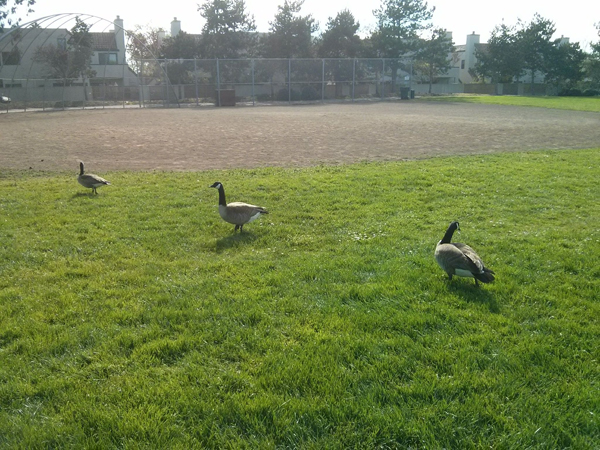
#> input picture ducks.jpg, 600 x 450 px
$ jupyter execute --allow-errors image_utils.ipynb   (shell and % lines are left out)   (older library calls are emulated)
#> lines starting #> are read from the running program, lines starting #| are printed output that depends on the picture
### image_utils.py
'''
Copyright (c) 2015, Boris Babenko
All rights reserved.

Redistribution and use in source and binary forms, with or without modification, are permitted
provided that the following conditions are met:

* Redistributions of source code must retain the above copyright notice, this list of conditions and
  the following disclaimer.

* Redistributions in binary form must reproduce the above copyright notice, this list of conditions
  and the following disclaimer in the documentation and/or other materials provided with the
  distribution.

* Neither the name of image_utils nor the names of its contributors may be used to endorse or
  promote products derived from this software without specific prior written permission.

THIS SOFTWARE IS PROVIDED BY THE COPYRIGHT HOLDERS AND CONTRIBUTORS "AS IS" AND ANY EXPRESS OR
IMPLIED WARRANTIES, INCLUDING, BUT NOT LIMITED TO, THE IMPLIED WARRANTIES OF MERCHANTABILITY AND
FITNESS FOR A PARTICULAR PURPOSE ARE DISCLAIMED. IN NO EVENT SHALL THE COPYRIGHT HOLDER OR
CONTRIBUTORS BE LIABLE FOR ANY DIRECT, INDIRECT, INCIDENTAL, SPECIAL, EXEMPLARY, OR CONSEQUENTIAL
DAMAGES (INCLUDING, BUT NOT LIMITED TO, PROCUREMENT OF SUBSTITUTE GOODS OR SERVICES; LOSS OF USE,
DATA, OR PROFITS; OR BUSINESS INTERRUPTION) HOWEVER CAUSED AND ON ANY THEORY OF LIABILITY, WHETHER
IN CONTRACT, STRICT LIABILITY, OR TORT (INCLUDING NEGLIGENCE OR OTHERWISE) ARISING IN ANY WAY OUT OF
THE USE OF THIS SOFTWARE, EVEN IF ADVISED OF THE POSSIBILITY OF SUCH DAMAGE.
'''

import cv2
import numpy as np
from collections import namedtuple

# [15 lines left out: function gblur, not called in this run]

# convinience wrapper around color space enums in cv2 (essentially a dedicated namespace for them)
_COLORSPACE_NAME_TO_CV2_ENUM = {
    'luv': cv2.COLOR_RGB2LUV,
    'hsv': cv2.COLOR_RGB2HSV,
    'lab': cv2.COLOR_RGB2LAB,
    'gray': cv2.COLOR_RGB2GRAY,
    'grey': cv2.COLOR_RGB2GRAY,
}
COLORSPACE = namedtuple(
        'COLORSPACE', _COLORSPACE_NAME_TO_CV2_ENUM.keys())(*_COLORSPACE_NAME_TO_CV2_ENUM.values())

# [15 lines left out: function rgb_convert, not called in this run]

# convinience wrapper around border style enums in cv2 (essentially a dedicated namespace for them)
_PAD_STYLE_TO_CV2_ENUM = {
    'reflect': cv2.BORDER_REFLECT_101, # not sure why you'd ever want cv2.BORDER_REFLECT
    'replicate': cv2.BORDER_REPLICATE,
    'constant': cv2.BORDER_CONSTANT,
}
PAD_STYLE = namedtuple(
        'PAD_STYLE', _PAD_STYLE_TO_CV2_ENUM.keys())(*_PAD_STYLE_TO_CV2_ENUM.values())

def pad(image,
        (pad_left, pad_right),
        (pad_top, pad_bottom),
        pad_style=PAD_STYLE.reflect,
        pad_constant=0):
    """
    Convenience wrapper around `cv2.copyMakeBorder`.

    Parameters
    ----------
    image: 2D or 3D numpy array
    (pad_left, pad_right): horizontal pad amounts, will be cast to ints
    (pad_top, pad_bottom): vertical pad amounts, will be cast to ints
    pad_style: one of cv2.BORDER* enums, see PAD_STYLE as a convinience wrapper for that
    pad_constant: if pad style is `constant`, fill with this value

    Returns
    -------
    """
    padded_image = cv2.copyMakeBorder(
                image, pad_top, pad_bottom, pad_left, pad_right, pad_style, value=pad_constant)
    assert padded_image.shape[:2] == (image.shape[0] + pad_top + pad_bottom,
                                      image.shape[1] + pad_left + pad_right)
    assert padded_image.ndim == image.ndim
    return padded_image

def crop(image, (left_x, top_y, width, height), pad_style=PAD_STYLE.reflect, pad_constant=0):
    """
    Crop a patch from an image given a bounding box.  The bounding box is allowed to go outside the
    bounds of the image, in which case the image will first be padded with the specified padding
    style.

    Parameters
    ----------
    image : 2D or 3D numpy array
    (left_x, top_y, width, height) : bounding box parameters, will be cast to ints
    pad_style: one of cv2.BORDER* enums, see PAD_STYLE as a convinience wrapper for that
    pad_constant: if pad style is `constant`, fill with this value

    Returns
    -------
    patch : 2D or 3D numpy array with specified width and height

    """
    pad_left, pad_right, pad_top, pad_bottom = 0, 0, 0, 0
    left_x, top_y, width, height = int(left_x), int(top_y), int(width), int(height)

    if left_x + width > image.shape[1]:
        pad_right = left_x + width - image.shape[1]
    if top_y + height > image.shape[0]:
        pad_bottom = top_y + height - image.shape[0]
    if left_x < 0:
        pad_left = -left_x
        left_x = 0
    if top_y < 0:
        pad_top = -top_y
        top_y = 0

    if pad_left or pad_right or pad_top or pad_bottom:
        image = pad(image,
                    (pad_left, pad_right),
                    (pad_top, pad_bottom),
                    pad_style,
                    pad_constant=pad_constant)
    cropped_image = image[top_y:top_y+height, left_x:left_x+width,...]
    assert cropped_image.shape[:2] == (height, width)
    assert cropped_image.ndim == image.ndim
    return cropped_image

def gradient(image):
    """
    Compute gradient magnitude and orientation of an image.  Color images will first be turned into
    grayscale.  Input will be scaled to be between [0,1] before computing gradient.

    Parameters
    ----------
    image : 2D or 3D image

    Returns
    -------
    gradient_magnitude: 2D float32 numpy array, same width and height as input
    gradient_orientation: 2D float32 numpy array, same width and height as input

    """
    if image.ndim == 3:
        image = rgb_convert(image, COLORSPACE.gray)
    assert image.ndim == 2, 'Invalid number of channels'
    image = image.astype(np.float32)
    image = image / image.max()
    dy, dx = np.gradient(image)
    magnitude = np.sqrt(dx*dx + dy*dy).astype(np.float32)
    orientation = np.arctan2(dy, dx).astype(np.float32)
    return magnitude, orientation

def resize(image, width, height, keep_aspect_ratio=True):
    # [31 lines left out: function resize, not called in this run]
### image_utils.ipynb
[cell 1]

import numpy as np
from scipy.misc import imread

from plt_utils import * # see https://github.com/bbabenko/plt_utils
from image_utils import *

# Load and display images

[cell 2]
# img = np.array(data.lena()).astype('uint8')
duck_img = imread('ducks.jpg')
#> duck_img is the input picture: shape (450, 600, 3); mean R, G, B 116.7, 130.7, 82.8
synth_img = np.reshape(np.arange(20), (4,5)).astype('float32')

#> (a cell that did not finish here is left out)

#> (a cell that did not finish here is left out)

# Gaussian blur

The method `gblur` is a convenience wrapper around `cv2.GaussianBlur`.

#> (a cell that did not finish here is left out)

#> (a cell that did not finish here is left out)

# RGB Convert

The method `rgb_convert` is a convenience wrapper around `cv2.cvtColor`.

#> (a cell that did not finish here is left out)

#> (a cell that did not finish here is left out)

#> (a cell that did not finish here is left out)

# Pad and crop

Convenience wrapper around `cv2.copyMakeBorder` and a method to crop a patch from an image.

#> (a cell that did not finish here is left out)

#> (a cell that did not finish here is left out)

[cell 12]
cropped_duck = crop(duck_img, (-20, -30, 300, 300))
#> in pad, `padded_image = cv2.copyMakeBorder( image, pad_top, pad_bottom, pad_lef..`:
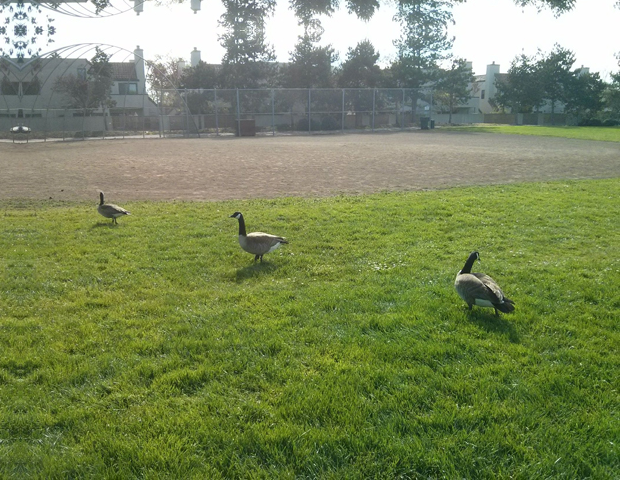
#> padded_image: shape (480, 620, 3); mean R, G, B 123, 136.3, 91.6
#> in crop, `assert cropped_image.shape[:2] == (height, width)`:
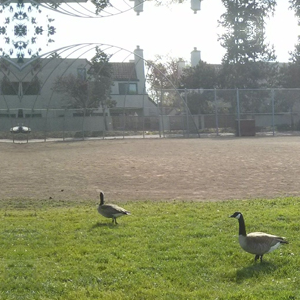
#> cropped_image: shape (300, 300, 3); mean R, G, B 146.5, 150, 123.9
#> (the rest of this cell did not finish here and is left out)

[cell 13]
cropped_synth = crop(synth_img, (-2, -3, 5, 5))
#> (the rest of this cell did not finish here and is left out)

# Gradients

[cell 14]
# create a circle image
from skimage.draw import circle
img = np.zeros((51, 51), dtype=np.uint8)
rr, cc = circle(25, 25, 20)
img[rr, cc] = 1

mag, orient = gradient(img)
#> (the rest of this cell did not finish here and is left out)

# Resize

Convenience wrapper around `cv2.resize`.

#> (a cell that did not finish here is left out)
